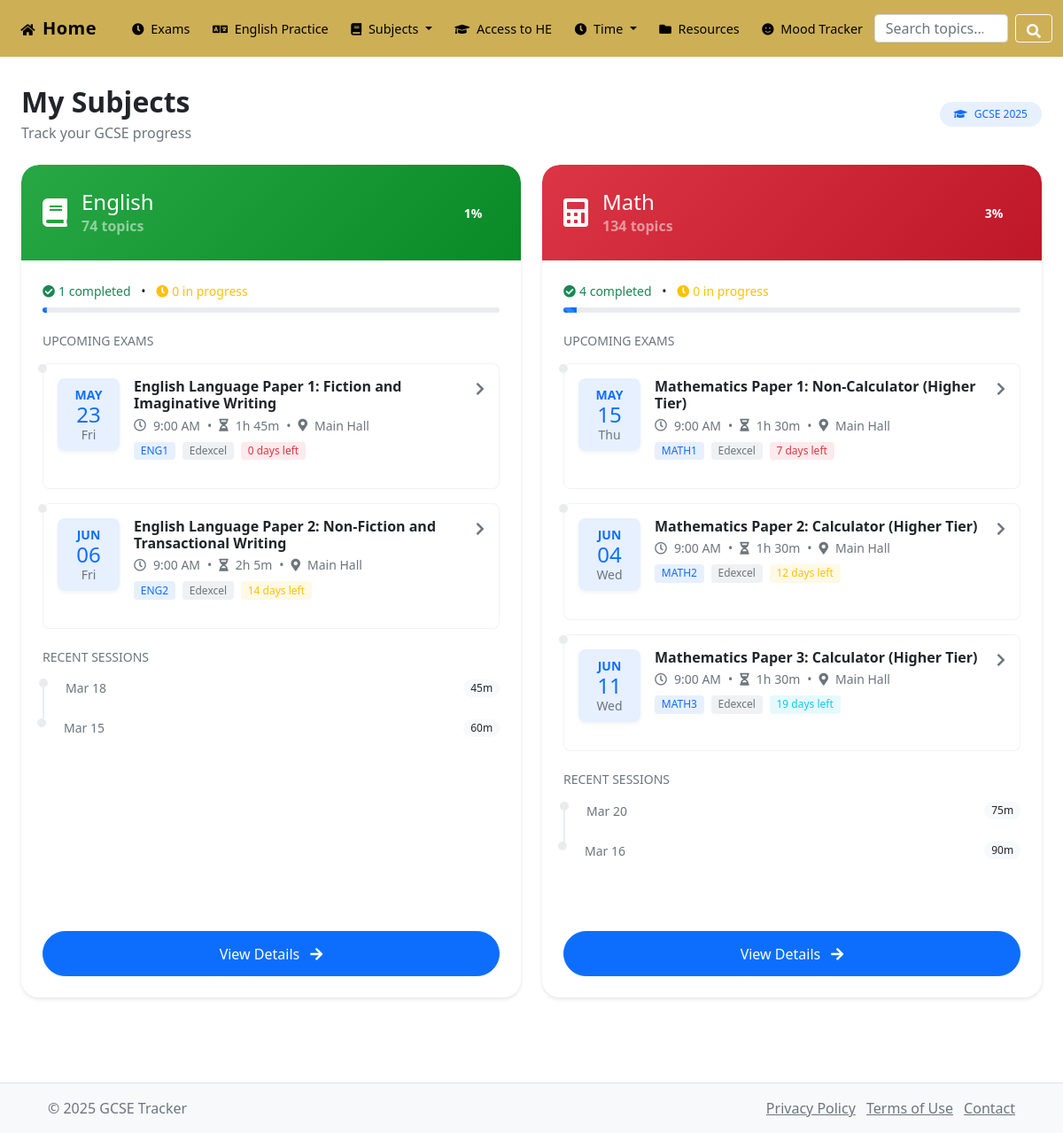
Page /pages/subjects.php on the earlier database version.
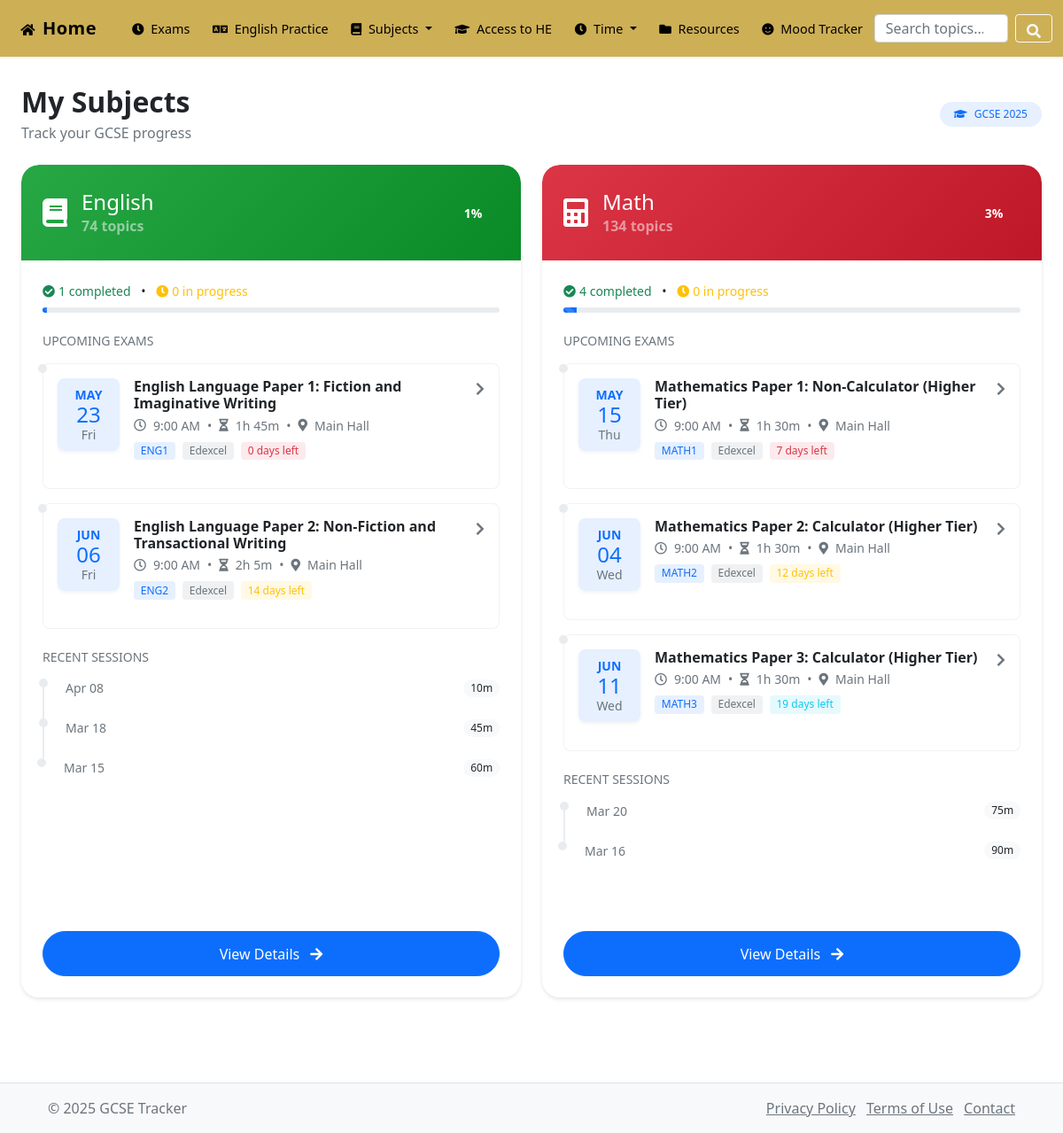
Same page on the later database version.
### tables this page shows
CREATE TABLE `subjects` (
  `id` int(11) NOT NULL,
  `name` varchar(50) NOT NULL,
  `color` varchar(20) DEFAULT '#007bff'
);

CREATE TABLE `exams` (
  `id` int(11) NOT NULL,
  `subject_id` int(11) DEFAULT NULL,
  `title` varchar(100) NOT NULL,
  `exam_date` datetime NOT NULL,
  `duration` int(11) DEFAULT 120,
  `location` varchar(100) DEFAULT NULL,
  `exam_board` varchar(50) DEFAULT NULL,
  `paper_code` varchar(20) DEFAULT NULL,
  `importance` int(11) DEFAULT 3,
  `notes` text DEFAULT NULL,
  `section_a_topics` text DEFAULT NULL,
  `section_b_topics` text DEFAULT NULL,
  `total_marks` int(11) DEFAULT 0,
  `calculator_allowed` tinyint(1) DEFAULT 0,
  `formula_sheet_provided` tinyint(1) DEFAULT 0,
  `equipment_needed` text DEFAULT NULL,
  `special_instructions` text DEFAULT NULL,
  `revision_resources` text DEFAULT NULL,
  `exam_tips` text DEFAULT NULL,
  `syllabus_link` varchar(255) DEFAULT NULL
);

CREATE TABLE `sessions` (
  `id` int(11) NOT NULL,
  `subject_id` int(11) NOT NULL,
  `date` date NOT NULL,
  `duration` int(11) NOT NULL,
  `notes` text DEFAULT NULL
);

### pages/subjects.php (the view, shortened to what the changed rows need)
<?php
require_once '../config/db_connect.php';
$subjects_query = "SELECT * FROM subjects ORDER BY name ASC";
$subjects_result = $conn->query($subjects_query);
include '../includes/header.php';
?>
<div class="container-fluid px-4 pt-2 pb-5">
    <div class="d-flex justify-content-between align-items-center mb-4">
        <div>
            <h2 class="fw-bold mb-1">My Subjects</h2>
        </div>
    </div>
    <div class="row g-4">
        <?php if ($subjects_result->num_rows > 0):
            while ($subject = $subjects_result->fetch_assoc()):
                $total_subtopics = 0;
                $completed_subtopics = 0;
                $in_progress_subtopics = 0;
                if ($subject['name'] == 'English') {
                    $progress_query = "SELECT COUNT(*) as total FROM eng_topics";
                    $completed_query = "SELECT COUNT(*) as completed FROM eng_topic_progress WHERE status = 'completed'";
                    $in_progress_query = "SELECT COUNT(*) as in_progress FROM eng_topic_progress WHERE status = 'in_progress'";
                } else if ($subject['name'] == 'Math') {
                    $progress_query = "SELECT COUNT(*) as total FROM math_topics";
                    $completed_query = "SELECT COUNT(*) as completed FROM topic_progress WHERE status = 'completed'";
                    $in_progress_query = "SELECT COUNT(*) as in_progress FROM topic_progress WHERE status = 'in_progress'";
                }
                $total_result = $conn->query($progress_query);
                $completed_result = $conn->query($completed_query);
                $in_progress_result = $conn->query($in_progress_query);
                if ($total_result && $completed_result && $in_progress_result) {
                    $total_subtopics = $total_result->fetch_assoc()['total'];
                    $completed_subtopics = $completed_result->fetch_assoc()['completed'];
                    $in_progress_subtopics = $in_progress_result->fetch_assoc()['in_progress'];
                }
                $progress_percentage = ($total_subtopics > 0) ? round(($completed_subtopics / $total_subtopics) * 100) : 0;
                $exams_query = "SELECT * FROM exams WHERE subject_id = " . $subject['id'] . " ORDER BY exam_date ASC";
                $exams_result = $conn->query($exams_query);
                $sessions_query = "SELECT * FROM sessions WHERE subject_id = " . $subject['id'] . " ORDER BY date DESC LIMIT 3";
                $sessions_result = $conn->query($sessions_query);
        ?>
        <div class="col-md-6">
            <div class="card h-100 shadow-hover">
                <div class="card-header position-relative p-4"
                     style="background: linear-gradient(135deg, <?php echo $subject['color']; ?>, <?php echo adjustBrightness($subject['color'], -30); ?>);">
                    <div class="d-flex justify-content-between align-items-center">
                        <div class="d-flex align-items-center">
                            <i class="fas <?php echo $subject['name'] == 'English' ? 'fa-book' : 'fa-calculator'; ?> fa-2x text-white me-3"></i>
                            <div>
                                <h3 class="h4 text-white mb-0"><?php echo htmlspecialchars($subject['name']); ?></h3>
                                <span class="text-white-50"><?php echo $total_subtopics; ?> topics</span>
                            </div>
                        </div>
                        <div class="progress-circle" data-value="<?php echo $progress_percentage; ?>">
                            <span class="progress-circle-value"><?php echo $progress_percentage; ?>%</span>
                        </div>
                    </div>
                </div>
                <div class="card-body p-4">
                    <div class="progress-details mb-4">
                        <div class="d-flex justify-content-between align-items-center mb-2">
                            <div class="small">
                                <span class="text-success"><i class="fas fa-check-circle me-1"></i><?php echo $completed_subtopics; ?> completed</span>
                                <span class="mx-2">•</span>
                                <span class="text-warning"><i class="fas fa-clock me-1"></i><?php echo $in_progress_subtopics; ?> in progress</span>
                            </div>
                        </div>
                        <div class="progress rounded-pill" style="height: 6px;">
                            <div class="progress-bar progress-bar-striped progress-bar-animated"
                                 style="width: <?php echo $progress_percentage; ?>%; background-color: <?php echo $subject['color']; ?>">
                            </div>
                        </div>
                    </div>
                    <?php if ($exams_result->num_rows > 0): ?>
                    <div class="exams-timeline mb-4">
                        <h6 class="text-uppercase text-muted small mb-3">Upcoming Exams</h6>
                        <div class="timeline">
                            <?php
                            $now = new DateTime();
                            while ($exam = $exams_result->fetch_assoc()):
                                $exam_date = new DateTime($exam['exam_date']);
                                $interval = $now->diff($exam_date);
                                $days_remaining = $interval->days;
                                $hours = floor($exam['duration'] / 60);
                                $minutes = $exam['duration'] % 60;
                                $duration = ($hours > 0 ? $hours . 'h ' : '') . ($minutes > 0 ? $minutes . 'm' : '');
                            ?>
                            <a href="/pages/exam_details.php?id=<?php echo $exam['id']; ?>" class="text-decoration-none">
                                <div class="timeline-item">
                                    <div class="d-flex align-items-start mb-3">
                                        <div class="calendar-icon me-3 text-center">
                                            <div class="small text-uppercase text-primary fw-bold"><?php echo date('M', strtotime($exam['exam_date'])); ?></div>
                                            <div class="h4 mb-0"><?php echo date('d', strtotime($exam['exam_date'])); ?></div>
                                            <div class="small text-muted"><?php echo date('D', strtotime($exam['exam_date'])); ?></div>
                                        </div>
                                        <div class="flex-grow-1">
                                            <h6 class="mb-1 fw-bold text-dark"><?php echo htmlspecialchars($exam['title']); ?></h6>
                                            <div class="d-flex align-items-center text-muted small mb-2">
                                                <i class="far fa-clock me-2"></i><?php echo date('g:i A', strtotime($exam['exam_date'])); ?>
                                                <span class="mx-2">•</span>
                                                <i class="fas fa-hourglass-half me-2"></i><?php echo $duration; ?>
                                                <?php if ($exam['location']): ?>
                                                    <span class="mx-2">•</span>
                                                    <i class="fas fa-map-marker-alt me-2"></i><?php echo htmlspecialchars($exam['location']); ?>
                                                <?php endif; ?>
                                            </div>
                                            <div class="d-flex align-items-center">
                                                <span class="badge bg-primary-subtle text-primary me-2"><?php echo htmlspecialchars($exam['paper_code']); ?></span>
                                                <span class="badge bg-secondary-subtle text-secondary me-2"><?php echo htmlspecialchars($exam['exam_board']); ?></span>
                                                <span class="badge bg-<?php echo $days_remaining <= 7 ? 'danger' : ($days_remaining <= 14 ? 'warning' : 'info'); ?>-subtle text-<?php echo $days_remaining <= 7 ? 'danger' : ($days_remaining <= 14 ? 'warning' : 'info'); ?>"><?php echo $days_remaining; ?> days left</span>
                                            </div>
                                        </div>
                                        <div class="ms-2">
                                            <i class="fas fa-chevron-right text-muted"></i>
                                        </div>
                                    </div>
                                </div>
                            </a>
                            <?php endwhile; ?>
                        </div>
                    </div>
                    <?php endif; ?>
                    <?php if ($sessions_result->num_rows > 0): ?>
                    <div class="recent-sessions">
                        <h6 class="text-uppercase text-muted small mb-3">Recent Sessions</h6>
                        <div class="timeline">
                            <?php while ($session = $sessions_result->fetch_assoc()): ?>
                            <div class="timeline-item">
                                <div class="d-flex justify-content-between align-items-center mb-2">
                                    <span class="small text-muted"><?php echo date('M d', strtotime($session['date'])); ?></span>
                                    <span class="badge bg-light text-dark rounded-pill"><?php echo $session['duration']; ?>m</span>
                                </div>
                            </div>
                            <?php endwhile; ?>
                        </div>
                    </div>
                    <?php endif; ?>
                </div>
                <div class="card-footer bg-transparent border-0 p-4">
                    <a href="/pages/subjects/<?php echo strtolower($subject['name']); ?>.php"
                       class="btn btn-primary w-100 rounded-pill">
                        View Details <i class="fas fa-arrow-right ms-2"></i>
                    </a>
                </div>
            </div>
        </div>
        <?php
            endwhile;
        endif; ?>
    </div>
</div>
<?php
include '../includes/footer.php';
function adjustBrightness($hex, $steps) {
    $hex = ltrim($hex, '#');
    $r = hexdec(substr($hex, 0, 2));
    $g = hexdec(substr($hex, 2, 2));
    $b = hexdec(substr($hex, 4, 2));
    $r = max(0, min(255, $r + $steps));
    $g = max(0, min(255, $g + $steps));
    $b = max(0, min(255, $b + $steps));
    return sprintf("#%02x%02x%02x", $r, $g, $b);
}
?>

Differences in the rows shown:
added sessions: date "Apr 08", duration "10", shown under subjects "English"
